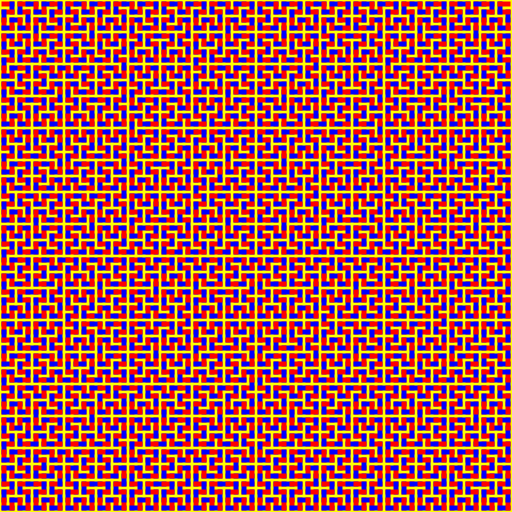
Frame 1 (no input)
Frame 2 (the mouse pressed at the canvas centre, redrawn once): identical to frame 1, image omitted

The p5.js sketch that drew this single still picture (run headless with seeded random() and noise() and a simulated clock; the mouse was pressed at the canvas centre and the sketch redrawn once):

// p5.js sketch
// ── sketch.js
// By Roni Kaufman
// https://ronikaufman.github.io/

// Genuary JAN.17
// "Draw a line, pick a new color, move a bit."
// https://genuary2021.github.io/

const variables = ["A", "B"];
const constants = ["F", "+", "−"];
const axioms = "A";
const rules = ["+BF−AFA−FB+", "−AF+BFB+FA−"];
const angle = 90;

function setup() {
  createCanvas(512, 512);
  angleMode(DEGREES);
  strokeCap(PROJECT);
  noLoop();
}

function draw() {
  background(255, 255, 0);
  strokeWeight(5);
  let n = 6;
  let s = width/(2**n);
  let text = rewrite(n, axioms);
  translate(s/2, s/2);
  turtle(text, s);
}

// start: starting string
// n: number of rewrites
function rewrite(n, start) {
  let text = start;
  while (n-- > 0) {
    let i = 0;
    while (i < text.length) {
      let v = variables.indexOf(text[i]);
      if (v !== -1) {
        let r = rules[v];
        text = text.slice(0, i) + r + text.slice(i+1);
        i += r.length;
      } else {
        // it's a constant
        i++;
      }
    }
  }
  return text;
}

// text: instruction
// s: how much "move forward" is
function turtle(text, s) {
  //push();
  //let plus = 0;
  //let minus = 0;
  let count = 0;
  for (let i of text.split("")) {
    switch (i) {
      case "F":
        if (count++ % 2 == 0) {
          stroke(255, 0, 0);
        } else {
          stroke(0, 0, 255)
        }
        line(0, 0, s, 0);
        translate(s, 0);
        break;
      case "+":
        //plus++
        rotate(angle);
        break;
      case "−":
        //minus++
        rotate(-angle);
        break;
    }
  }
  //rotate(plus*angle-minus*angle); // reset rotation
  //pop();
}
